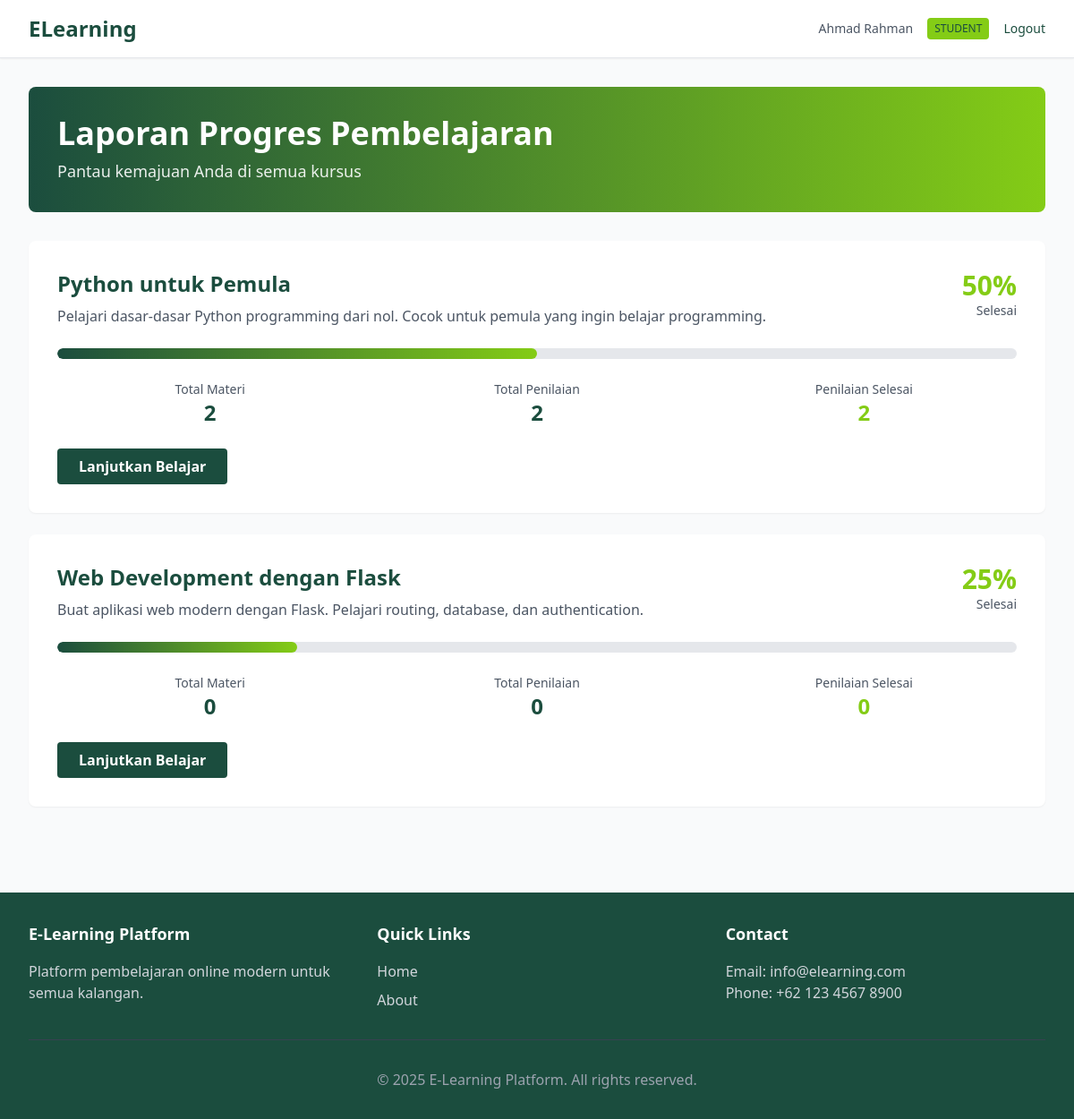
The page /student/progress (signed in) on the database its author committed.
### app/models/user.py (models this page shows, shortened)
class User(UserMixin, db.Model):
    __tablename__ = 'users'
    id = db.Column(db.Integer, primary_key=True)
    username = db.Column(db.String(80), unique=True, nullable=False, index=True)
    email = db.Column(db.String(120), unique=True, nullable=False, index=True)
    password_hash = db.Column(db.String(255), nullable=False)
    full_name = db.Column(db.String(120), nullable=False)
    role = db.Column(db.String(20), default='student', nullable=False)
    bio = db.Column(db.Text)
    avatar_url = db.Column(db.String(255))
    is_active = db.Column(db.Boolean, default=True)
    created_at = db.Column(db.DateTime, server_default=db.func.now())
    updated_at = db.Column(db.DateTime, onupdate=db.func.now())
    enrollments = db.relationship('Enrollment', backref='user', lazy=True, cascade='all, delete-orphan')
    results = db.relationship('Result', backref='user', lazy=True, cascade='all, delete-orphan')
    courses_taught = db.relationship('Course', backref='instructor', lazy=True, foreign_keys='Course.instructor_id')
    def is_student(self):
        return self.role == 'student'

### app/models/course.py (models this page shows, shortened)
class Course(db.Model):
    __tablename__ = 'courses'
    id = db.Column(db.Integer, primary_key=True)
    title = db.Column(db.String(200), nullable=False)
    description = db.Column(db.Text)
    instructor_id = db.Column(db.Integer, db.ForeignKey('users.id'), nullable=False)
    status = db.Column(db.String(20), default='draft', nullable=False)  # draft, published, archived
    image_url = db.Column(db.String(255))
    category = db.Column(db.String(100))
    duration_weeks = db.Column(db.Integer)
    level = db.Column(db.String(50), default='beginner')  # beginner, intermediate, advanced
    created_at = db.Column(db.DateTime, default=datetime.utcnow)
    updated_at = db.Column(db.DateTime, onupdate=datetime.utcnow)
    modules = db.relationship('Module', backref='course', lazy=True, cascade='all, delete-orphan')
    assessments = db.relationship('Assessment', backref='course', lazy=True, cascade='all, delete-orphan')
    enrollments = db.relationship('Enrollment', backref='course', lazy=True, cascade='all, delete-orphan')

class Enrollment(db.Model):
    __tablename__ = 'enrollments'
    id = db.Column(db.Integer, primary_key=True)
    user_id = db.Column(db.Integer, db.ForeignKey('users.id'), nullable=False)
    course_id = db.Column(db.Integer, db.ForeignKey('courses.id'), nullable=False)
    enrolled_at = db.Column(db.DateTime, default=datetime.utcnow)
    completed_at = db.Column(db.DateTime)
    progress_percentage = db.Column(db.Float, default=0.0)
    status = db.Column(db.String(20), default='active')  # active, completed, dropped
    __table_args__ = (db.UniqueConstraint('user_id', 'course_id', name='uq_user_course'),)

### app/routes/student.py (the view)
@student_bp.route('/progress')
@login_required
@student_required
def progress():
    enrollments = Enrollment.query.filter_by(user_id=current_user.id).all()
    progress_data = []
    for enrollment in enrollments:
        course = enrollment.course
        modules = Module.query.filter_by(course_id=course.id).count()
        assessments = Assessment.query.filter_by(course_id=course.id).count()
        completed = Result.query.filter_by(
            user_id=current_user.id
        ).join(Assessment).filter(Assessment.course_id == course.id).count()
        progress_data.append({
            'course': course,
            'enrollment': enrollment,
            'modules': modules,
            'assessments': assessments,
            'completed_assessments': completed
        })
    return render_template('student/progress.html', progress_data=progress_data)

### app/models/user.py (called while the page is built)
@login_manager.user_loader
def load_user(user_id):
    return User.query.get(int(user_id))

### app/routes/student.py (called while the page is built)
def student_required(f):
    @wraps(f)
    def decorated_function(*args, **kwargs):
        if not current_user.is_authenticated or not current_user.is_student():
            flash('Akses ditolak. Anda harus login sebagai siswa.', 'danger')
            return redirect(url_for('auth.login'))
        return f(*args, **kwargs)
    return decorated_function

### app/templates/student/progress.html (shortened to what this page needs)
{% extends "base.html" %}
{% block content %}
<div class="space-y-8">
    <div class="bg-gradient-to-r from-dark-green to-lime rounded-lg p-8 text-white">
        <h1 class="text-4xl font-bold">Laporan Progres Pembelajaran</h1>
        <p class="text-lg opacity-90 mt-2">Pantau kemajuan Anda di semua kursus</p>
    </div>
    {% if progress_data %}
        <div class="space-y-6">
            {% for item in progress_data %}
                <div class="bg-white rounded-lg shadow-sm p-8">
                    <div class="flex justify-between items-start mb-6">
                        <div>
                            <h3 class="text-2xl font-bold text-dark-green">{{ item.course.title }}</h3>
                            <p class="text-gray-600 mt-2">{{ item.course.description }}</p>
                        </div>
                        <div class="text-right">
                            <p class="text-3xl font-bold text-lime">{{ "%.0f"|format(item.enrollment.progress_percentage) }}%</p>
                            <p class="text-sm text-gray-600">Selesai</p>
                        </div>
                    </div>
                    <div class="mb-6">
                        <div class="w-full bg-border-gray rounded-full h-3 overflow-hidden">
                            <div class="bg-gradient-to-r from-dark-green to-lime h-3 rounded-full"
                                 style="width: {{ '%.1f'|format(item.enrollment.progress_percentage) }}%;"></div>
                        </div>
                    </div>
                    <div class="grid grid-cols-3 gap-6 mb-6">
                        <div class="text-center">
                            <p class="text-gray-600 text-sm">Total Materi</p>
                            <p class="text-2xl font-bold text-dark-green">{{ item.modules }}</p>
                        </div>
                        <div class="text-center">
                            <p class="text-gray-600 text-sm">Total Penilaian</p>
                            <p class="text-2xl font-bold text-dark-green">{{ item.assessments }}</p>
                        </div>
                        <div class="text-center">
                            <p class="text-gray-600 text-sm">Penilaian Selesai</p>
                            <p class="text-2xl font-bold text-lime">{{ item.completed_assessments }}</p>
                        </div>
                    </div>
                    <a href="{{ url_for('student.course', course_id=item.course.id) }}"
                       class="inline-block bg-dark-green text-white px-6 py-2 rounded hover:bg-lime hover:text-dark-green transition font-semibold">
                        Lanjutkan Belajar
                    </a>
                </div>
            {% endfor %}
        </div>
    {% else %}
        <div class="bg-white rounded-lg shadow-sm p-12 text-center">
            <p class="text-gray-600 text-lg mb-4">Anda belum terdaftar di kursus apapun</p>
            <a href="/" class="text-lime hover:text-dark-green transition font-semibold">Jelajahi Kursus →</a>
        </div>
    {% endif %}
</div>
{% endblock %}

### app/templates/base.html (shortened to what this page needs)
<!DOCTYPE html>
<html lang="id">
<head>
    <script src="https://cdn.tailwindcss.com"></script>
</head>
<body class="bg-light-gray">
    <nav class="bg-white shadow-sm border-b border-border-gray sticky top-0 z-50">
        <div class="max-w-7xl mx-auto px-4 sm:px-6 lg:px-8">
            <div class="flex justify-between items-center h-16">
                <div class="flex items-center">
                    <a href="/" class="text-2xl font-bold text-dark-green">ELearning</a>
                </div>
                <div class="flex items-center gap-4">
                    {% if current_user.is_authenticated %}
                        <span class="text-sm text-gray-600">{{ current_user.full_name }}</span>
                        <span class="text-xs bg-lime text-dark-green px-2 py-1 rounded">{{ current_user.role.upper() }}</span>
                        <a href="{{ url_for('auth.logout') }}" class="text-sm text-dark-green hover:text-lime transition">Logout</a>
                    {% else %}
                        <a href="{{ url_for('auth.login') }}" class="text-sm text-dark-green hover:text-lime transition">Login</a>
                        <a href="{{ url_for('auth.register') }}" class="text-sm bg-dark-green text-white px-4 py-2 rounded hover:bg-lime hover:text-dark-green transition">Register</a>
                    {% endif %}
                </div>
            </div>
        </div>
    </nav>
    <main class="max-w-7xl mx-auto px-4 sm:px-6 lg:px-8 py-8">
        {% block content %}{% endblock %}
    </main>
    <footer class="bg-dark-green text-white mt-16 py-8">
        <div class="max-w-7xl mx-auto px-4 sm:px-6 lg:px-8">
            <div class="grid grid-cols-1 md:grid-cols-3 gap-8">
                <div>
                    <h3 class="text-lg font-semibold mb-4">E-Learning Platform</h3>
                    <p class="text-gray-300">Platform pembelajaran online modern untuk semua kalangan.</p>
                </div>
                <div>
                    <h4 class="text-lg font-semibold mb-4">Quick Links</h4>
                    <ul class="space-y-2 text-gray-300">
                        <li><a href="/" class="hover:text-lime transition">Home</a></li>
                        <li><a href="/about" class="hover:text-lime transition">About</a></li>
                    </ul>
                </div>
                <div>
                    <h4 class="text-lg font-semibold mb-4">Contact</h4>
                    <p class="text-gray-300">Email: info@elearning.com</p>
                    <p class="text-gray-300">Phone: +62 123 4567 8900</p>
                </div>
            </div>
            <div class="border-t border-gray-700 mt-8 pt-8 text-center text-gray-400">
                <p>&copy; 2025 E-Learning Platform. All rights reserved.</p>
            </div>
        </div>
    </footer>
</body>
</html>

### rows shown on the page
User: full_name "Ahmad Rahman", role "STUDENT"
Course: course "Python untuk Pemula", course.description "Pelajari dasar-dasar Python programming dari nol. Cocok untuk pemula yang ingin belajar programming."
Enrollment: enrollment.progress_percentage "50"
Course: course "Web Development dengan Flask", course.description "Buat aplikasi web modern dengan Flask. Pelajari routing, database, dan authentication."
Enrollment: enrollment.progress_percentage "25"

### other values the page prints
{{ item.modules }} "2" "0"
{{ item.assessments }} "2" "0"
{{ item.completed_assessments }} "2" "0"
